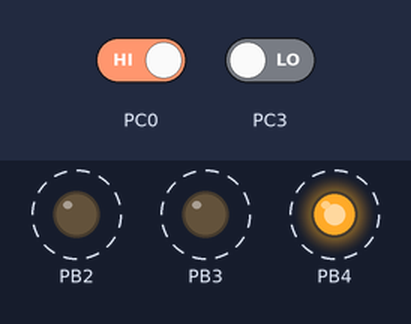
The program below on a simulated ATmega8, built with avr-gcc and emulated at 8 MHz. Shown: output pins drawn as LEDs (lit = HIGH). Dashed ring = blinking. The test bench sets the inputs (shaded band); at power-on: PC3 LOW, PC0 HIGH. Pins used as bus, display or sensor lines are not drawn.

Above: at 2.5 s.
4.1 s: PC3 driven HIGH
At 4.1 s:
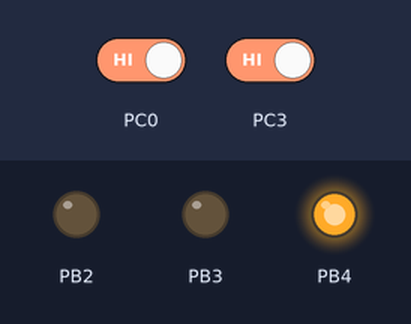
6.3 s: PC0 driven LOW
At 6.9 s:
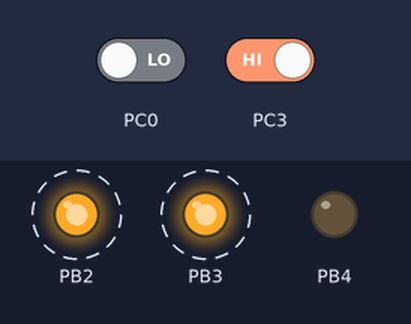
11.5 s: PC0 driven HIGH
At 12.5 s:
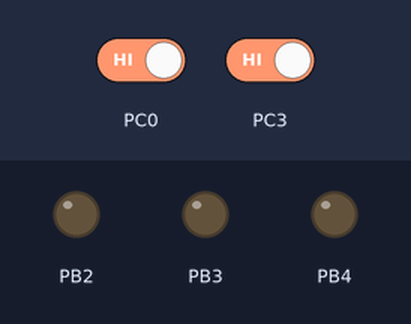
14.2 s: PC3 driven LOW
At 14.8 s:
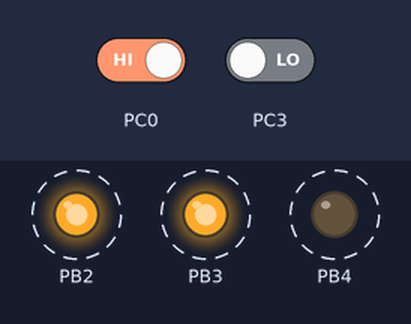
Timing chart, 0 to 20.4 s (numbered marks = the images above; inputs shaded):
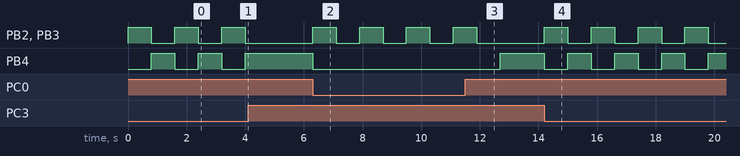

The program:

edge_avoider_atmega8_mini.c
```c
// Project name : Edge avoider

/* Program for "Edge avoider"
 ___________________________________________________


LEDs---@------------->PB1
LEDs---@------------->PB2
LEDs---@------------->PB3
LEDs---@------------->PB4

RIGHT MOTOR(+)------->PB1
RIGHT MOTOR(-)------->PB2
LEFT MOTOR(-)-------->PB3
LEFT MOTOR(+)-------->PB4
BOOTLooder Condition Check----->PC5(f 0 bootler section else program execution
							    section of Flash memory)
RESET-------------------------->PC6
Crystal Ossilator-------------->PB6 and PB7
VB=Battery Supply
VCC=Regulated 5V+
Gnd=Ground(0V)
*/

#include<avr/io.h>
#include<util/delay.h>

void main()
{
	DDRC=0b0000000;    //set PORTC as input port
	DDRB=0b00011110;   //PB1, PB2, PB3, PB4 as output port
    int ls=1, rs=1;    // define & initialize ls, rs integer as 1 to acquire the left sensor status in ls and right sensor status in rs

	while(1)           // create infinite loop
	{
	ls=(PINC&0b0000001);    //acquire only left sensor status connected at PC0
	rs=(PINC&0b0001000);    // acquire only right sensor status connected at PC3

	if((ls==0b0000000)&(rs==0b0000000)) //check sensor status for both sensor OFF
		{
			PORTB=0b00001100;  // move back
			_delay_ms(800);    // keep on moving back for 0.8 sec
			PORTB=0b00010000;  // move right
			_delay_ms(800);    // keep on turning right for 0.8 sec
			ls=1;              // set sensor status on
			rs=8;              // set sensor status on
		}

		if((ls==0b0000001)&(rs==0b0000000))  // check sensor status for left sensor=ON and right sensor=OFF
		{
			PORTB=0b00001100;   //move back
			_delay_ms(800);     //keep on moving back for 0.8 sec
			PORTB=0b00010000;   //turn right
			_delay_ms(800);     //keep on turning right for 0.8 sec

			ls=1;               //set sensor status on
			rs=8;               //set sensor status on
		}

		if((ls==0b0000000)&(rs==0b0001000))  //check sensor status for left sensor=OFF and right sensor=ON

		{
			PORTB=0b00001100;   //move back
			_delay_ms(800);     //keep on moving back for 0.8 sec
			PORTB=0b00000010;   //turn left
			_delay_ms(800);     //keep on turning left for 0.8 sec
			ls=1;               //set sensor status on
			rs=8;               //set sensor status on
		}
        if((ls==0b0000001)&(rs==0b0001000)) //check sensor status for both sensor ON
		{
			PORTB=0b00010010;  //move forward
			ls=1;              //set sensor status on
			rs=8;              //set sensor status on
		}
	}
}
```

Measured:
- after the input at 4.1 s, PB2, PB3: stays LOW (without the input it goes to HIGH after 0.70 s); PB4: stays HIGH (without the input it goes to LOW after 0.70 s)
- after the input at 6.3 s, PB2, PB3: alternates HIGH for 0.80 s and LOW for 0.80 s, starting at once; PB4: HIGH → LOW at once
- after the input at 11.5 s, PB2, PB3: goes on until 11.9 s, then stays LOW; PB4: LOW → HIGH after 1.2 s
- after the input at 14.2 s, PB2–4: alternates HIGH for 0.80 s and LOW for 0.80 s, starting at once
- by itself, PB2–4: alternates HIGH for 0.80 s and LOW for 0.80 s
